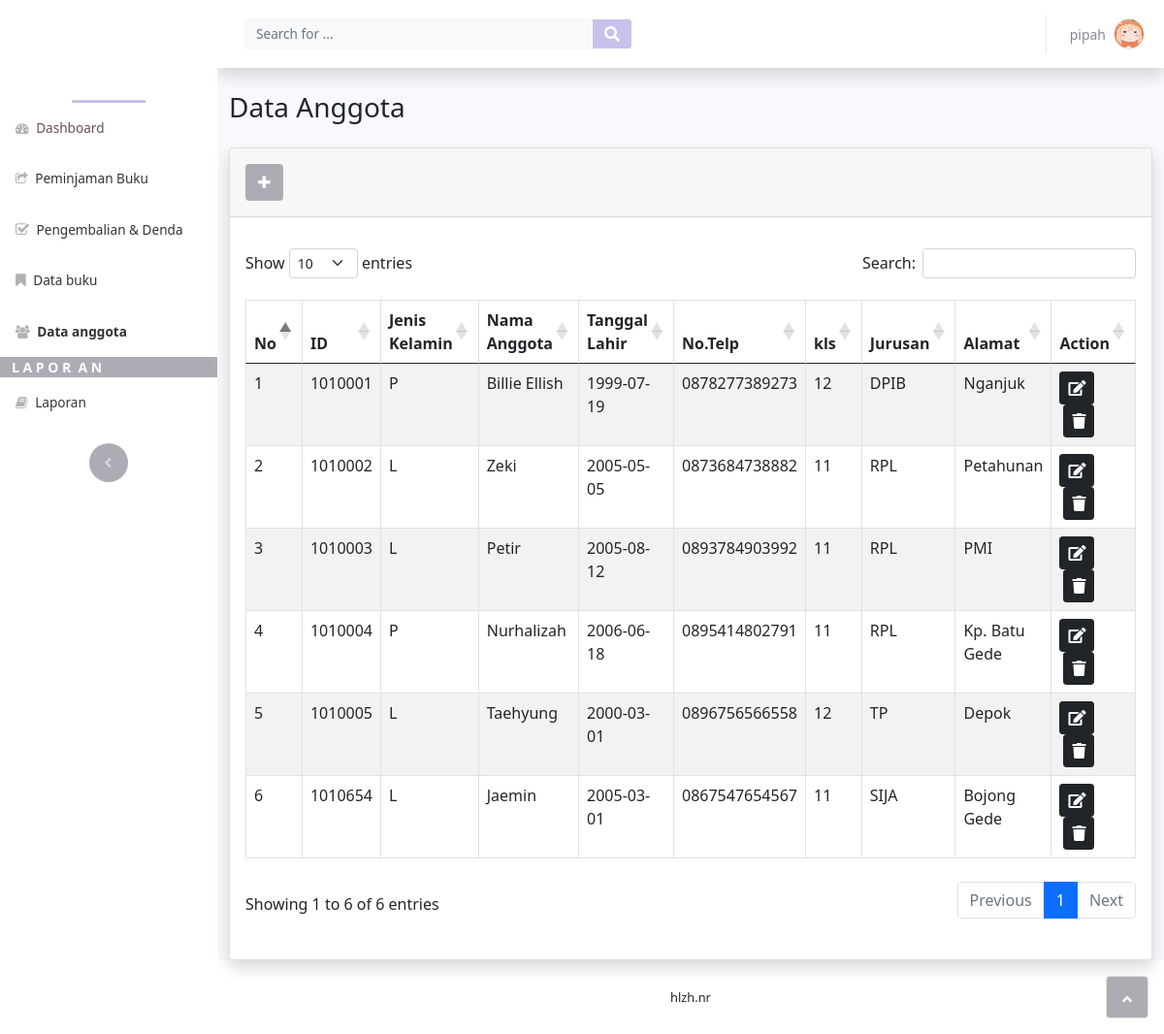
The page /data_anggota.php (signed in) on the database its author committed.
### tables this page shows
CREATE TABLE `tb_anggota` (
  `id_anggota` int(5) NOT NULL,
  `no_identitas` int(100) NOT NULL,
  `jk` varchar(1) NOT NULL,
  `nama_anggota` varchar(100) NOT NULL,
  `tgl_lhr` date NOT NULL,
  `tlp` varchar(13) NOT NULL,
  `kls` int(2) NOT NULL,
  `jurusan` varchar(30) NOT NULL,
  `alamat` varchar(100) NOT NULL
);

### data_anggota.php (the view, shortened to what this page needs)
<!DOCTYPE html>
<html>
<head>
    <link rel="stylesheet" href="assets/bootstrap/css/bootstrap.min.css">
    <link rel="stylesheet" href="assets/fonts/fontawesome-all.min.css">
    <link rel="stylesheet" href="assets/fonts/font-awesome.min.css">
    <link rel="stylesheet" href="assets/fonts/fontawesome5-overrides.min.css">
    <link rel="stylesheet" href="https://cdnjs.cloudflare.com/ajax/libs/twitter-bootstrap/5.0.1/css/bootstrap.min.css" />
    <link rel="stylesheet" href="https://cdn.datatables.net/1.11.5/css/dataTables.bootstrap5.min.css" />
</head>
<body id="page-top">
    <div id="wrapper">
        <nav class="navbar navbar-dark align-items-start sidebar sidebar-dark accordion bg-gradient-primary p-0" style="background: rgb(255,255,255);color: rgb(255,255,255);">
            <div class="container-fluid d-flex flex-column p-0">
                <hr><a class="navbar-brand d-flex justify-content-center align-items-center sidebar-brand m-0" href="#" style="background: url(&quot;assets/img/books.png&quot;);background-size: cover;width: 70px;">
                </a>
                <hr class="sidebar-divider my-0" style="width: 76px;background: rgb(25,0,179);height: 3px;">
                <ul class="navbar-nav text-light" id="accordionSidebar">
                    <li class="nav-item">
                        <a class="nav-link" href="index.php" style="color: rgb(103,80,80);">
                        <i class="fa fa-dashboard" style="color: rgb(178,178,178);"></i>
                        <span>Dashboard</span></a>
                    </li>
                    <li class="nav-item">
                        <a class="nav-link" href="data_peminjaman.php">
                            <i class="fa fa-share-square-o" style="color: rgba(0,0,0,0.3);"></i>
                            <span style="color: rgba(0,0,0,0.8);">Peminjaman Buku</span>
                        </a>
                        <a class="nav-link" href="data_pengembalian.php">
                            <i class="fa fa-check-square-o" style="color: rgba(0,0,0,0.3);font-size: 15px;"></i>
                            <span style="color: rgba(0,0,0,0.8);">Pengembalian &amp; Denda</span>
                        </a>
                        <a class="nav-link" href="data_buku.php">
                            <i class="fa fa-bookmark" style="color: rgba(0,0,0,0.3);font-size: 15px;"></i>
                            <span style="color: rgba(0,0,0,0.8);">Data buku</span>
                        </a>
                        <a class="nav-link active" href="data_anggota.php">
                            <i class="fa fa-users" style="color: rgba(0,0,0,0.3);"></i>
                            <span style="color: rgba(0,0,0,0.8);">Data anggota</span>
                        </a>
                        <div class="container d-xl-flex" style="background: #acadb4;">
                            <span style="color: rgb(255,255,255);font-size: 14px;font-family: 'Open Sans', sans-serif;font-weight: bold;">L A P O R&nbsp; A N</span>
                        </div>
                        <a class="nav-link" href="data_laporan.php">
                            <i class="fa fa-book" style="color: rgba(0,0,0,0.3);"></i>
                            <span style="color: rgba(0,0,0,0.8);">Laporan</span>
                        </a>
                    </li>
                </ul>
                <div class="text-center d-none d-md-inline" style="color: rgb(50,0,0);">
                    <button class="btn rounded-circle border-0" id="sidebarToggle" type="button" style="color: rgb(102,30,30);background: rgb(172,173,180);border-color: rgba(32,39,86,0);"></button>
                </div>
            </div>
        </nav>
        <div class="d-flex flex-column" id="content-wrapper">
            <div id="content">
                <nav class="navbar navbar-light navbar-expand bg-white shadow mb-4 topbar static-top">
                    <div class="container-fluid">
                        <form class="d-none d-sm-inline-block me-auto ms-md-3 my-2 my-md-0 mw-100 navbar-search">
                            <div class="input-group">
                                <input class="bg-light form-control border-0 small" type="text" placeholder="Search for ...">
                                <button class="btn btn-primary py-0" type="button" style="background: rgb(199,193,236);border-color: rgb(255, 255, 255);border-top-color: rgb(255,;border-right-color: 255,;border-bottom-color: 255);border-left-color: 255,;">
                                    <i class="fas fa-search"></i>
                                </button>
                            </div>
                        </form>
                        <ul class="navbar-nav flex-nowrap ms-auto">
                            <li class="nav-item dropdown no-arrow">
                                <div class="nav-item dropdown no-arrow">
                                    <a class="dropdown-toggle nav-link" aria-expanded="false" data-bs-toggle="dropdown" href="#">
                                        <span class="d-none d-lg-inline me-2 text-gray-600 small"><?php echo  $_SESSION['username']; ?></span>
                                        <img class="border rounded-circle img-profile" src="assets/img/avatars/umaru.jpg">
                                    </a>
                                </div>
                            </li>
                        </ul>
                    </div>
                </nav>
                <div class="container-fluid">
                    <h3 class="text-dark mb-4">Data Anggota</h3>
                    <div class="card shadow">
                        <div class="card-header py-3"><button class="btn btn-primary" type="button" style="background: rgb(172,173,180);border-color: rgba(255,255,255,0);" data-bs-toggle="modal" data-bs-target="#addUser"><i class="fa fa-plus"></i></button></div>
                        <div class="card-body">
                            <div class="table-responsive table mt-2" id="dataTable" role="grid" aria-describedby="dataTable_info">
                                <table class="table table-striped table-bordered" id="table">
                                    <thead>
                                        <tr>
                                            <th>No</th>
                                            <th>ID</th>
                                            <th>Jenis Kelamin</th>
                                            <th>Nama Anggota</th>
                                            <th>Tanggal Lahir</th>
                                            <th>No.Telp</th>
                                            <th>kls</th>
                                            <th>Jurusan</th>
                                            <th>Alamat</th>
                                            <th>Action</th>
                                        </tr>
                                    </thead>
                                    <tbody>
                                        <?php
                                            include "koneksi.php";
                                            $no = 1;
                                            $show = mysqli_query($koneksi, "SELECT * FROM tb_anggota ORDER BY no_identitas");
                                            while ($data=mysqli_fetch_array($show)){
                                        ?>
                                        <tr>
                                            <td><?php echo $no++; ?></td>
                                            <td><?php echo $data['no_identitas'] ?></td>
                                            <td><?php echo $data['jk'] ?></td>
                                            <td><?php echo $data['nama_anggota'] ?></td>
                                            <td><?php echo $data['tgl_lhr'] ?></td>
                                            <td><?php echo $data['tlp'] ?></td>
                                            <td><?php echo $data['kls'] ?></td>
                                            <td><?php echo $data['jurusan'] ?></td>
                                            <td><?php echo $data['alamat'] ?></td>
                                            <td>
                                                <a href="" data-bs-toggle="modal" data-bs-target="#addUpdate<?php echo $data['id_anggota']; ?>">
                                                    <i
                                                        class="fas me-1 text-white far fa-edit btn btn-dark btn-sm fs-6 fw-bold"></i>
                                                </a>
                                                <a
                                                    href="hapus_anggota.php?id='<?php echo $data['id_anggota']?>'">
                                                    <i
                                                        class="fas ms-1 me-1 fa-trash btn btn-dark btn-sm fs-6 fw-bold"></i>
                                                </a>
                                            </td>
                                        </tr>
                                        <?php
                                            }
                                        ?>
                                    </tbody>
                                </table>
                            </div>
                        </div>
                    </div>
                </div>
            </div>
            <footer class="bg-white sticky-footer">
                <div class="container my-auto">
                    <div class="text-center my-auto copyright"><span>hlzh.nr</span></div>
                </div>
            </footer>
        </div><a class="border rounded d-inline scroll-to-top" href="#page-top"><i class="fas fa-angle-up"></i></a>
    </div>
</body>
</html>

### rows shown on the page
tb_anggota: no_identitas "1010001", jk "P", nama_anggota "Billie Ellish", tgl_lhr "1999-07-19", tlp "0878277389273", kls "12", jurusan "DPIB", alamat "Nganjuk"
tb_anggota: no_identitas "1010002", jk "L", nama_anggota "Zeki", tgl_lhr "2005-05-05", tlp "0873684738882", kls "11", jurusan "RPL", alamat "Petahunan"
tb_anggota: no_identitas "1010003", jk "L", nama_anggota "Petir", tgl_lhr "2005-08-12", tlp "0893784903992", kls "11", jurusan "RPL", alamat "PMI"
tb_anggota: no_identitas "1010004", jk "P", nama_anggota "Nurhalizah", tgl_lhr "2006-06-18", tlp "0895414802791", kls "11", jurusan "RPL", alamat "Kp. Batu Gede"
tb_anggota: no_identitas "1010005", jk "L", nama_anggota "Taehyung", tgl_lhr "2000-03-01", tlp "0896756566558", kls "12", jurusan "TP", alamat "Depok"
tb_anggota: no_identitas "1010654", jk "L", nama_anggota "Jaemin", tgl_lhr "2005-03-01", tlp "0867547654567", kls "11", jurusan "SIJA", alamat "Bojong Gede"

### other values the page prints
$_SESSION['username'] "pipah"
